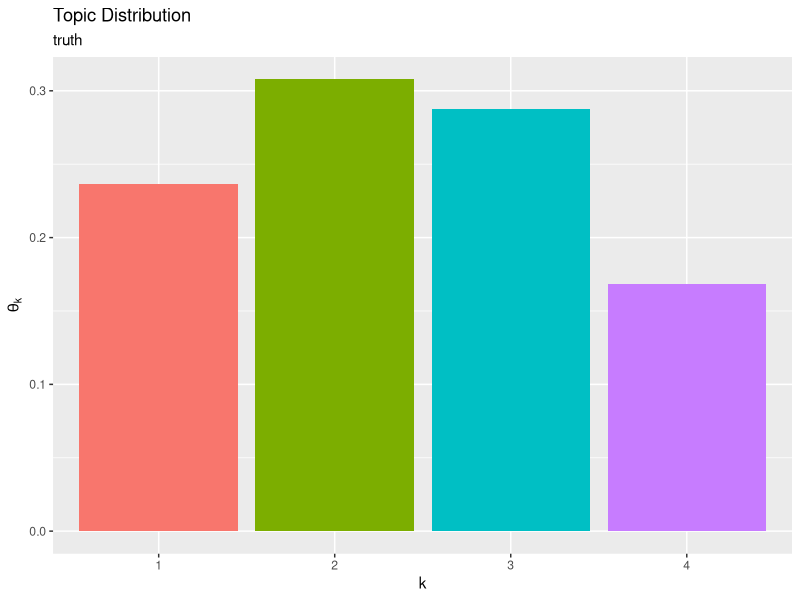
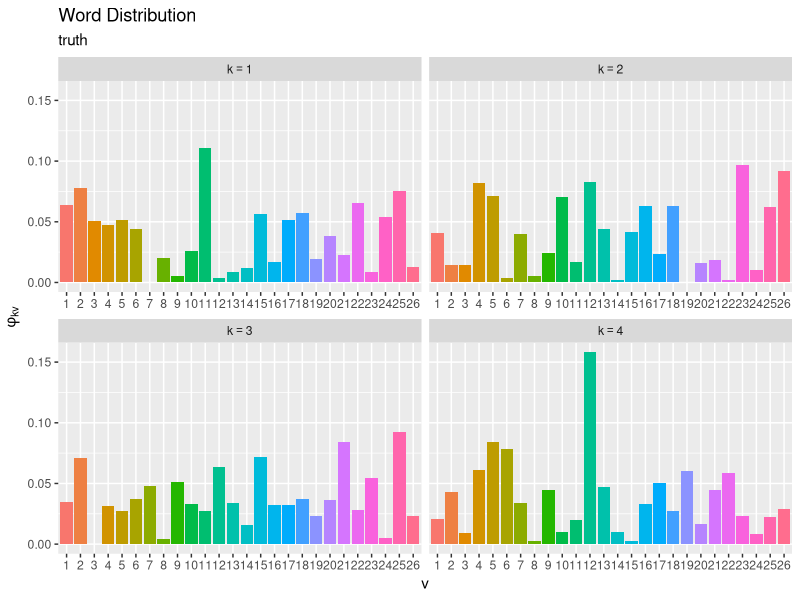

Recreate these plots in R, in order. (Note: this script raises an error after producing the figures.)

# Ch3.3 混合ユニグラムモデル:EMアルゴリズム(最尤推定) --------------------------

# 利用パッケージ
library(tidyverse)
library(gganimate)
library(gtools)

# チェック用
library(ggplot2)


# 文書データの簡易生成 --------------------------------------------------------------

### ・真の分布の設定 -----

# 文書数を指定
D <- 20

# 語彙数を指定
V <- 26

# トピック数を指定
K <- 4


# 真のトピック分布を生成
theta_true_k <- MCMCpack::rdirichlet(n = 1, alpha = rep(1, times = K)) |> 
  as.vector()

# 作図用のデータフレームを作成
true_topic_df <- tibble::tibble(
  topic = factor(1:K), # トピック番号
  probability = theta_true_k # 割り当て確率
)

# 真のトピック分布を作図
ggplot() + 
  geom_bar(data = true_topic_df, mapping = aes(x = topic, y = probability, fill = topic), 
           stat = "identity", show.legend = FALSE) + # トピック分布
  labs(title = "Topic Distribution", 
       subtitle = "truth", 
       x = "k", y = expression(theta[k]))


# 真の単語分布を生成
phi_true_kv <- MCMCpack::rdirichlet(n = K, alpha = rep(1, times = V))

# 作図用のデータフレームを作成
true_word_df <- phi_true_kv |> 
  tibble::as_tibble() |> 
  tibble::add_column(
    topic = factor(1:K) # トピック番号
  ) |> 
  tidyr::pivot_longer(
    cols = !topic, 
    names_to = "vocabulary", # 列名を語彙番号に変換
    names_prefix = "V", 
    names_ptypes = list(vocabulary = factor()), 
    values_to = "probability" # 出現確率列をまとめる
  )

# 真の単語分布を作図
ggplot() + 
  geom_bar(data = true_word_df, mapping = aes(x = vocabulary, y = probability, fill = vocabulary), 
           stat = "identity", show.legend = FALSE) + # 単語分布
  facet_wrap(topic ~ ., labeller = label_bquote(k==.(topic)), scales = "free_x") + # 分割
  labs(title = "Word Distribution", 
       subtitle = "truth", 
       x = "v", y = expression(phi[kv]))


### ・文書データの生成 -----

# 文書を生成
z_d  <- rep(NA, times = D)
N_d  <- rep(NA, times = D)
N_dv <- matrix(NA, nrow = D, ncol = V)
for(d in 1:D) {
  
  # 文書dのトピックを生成
  one_hot_k <- rmultinom(n = 1, size = 1, prob = theta_true_k) |> 
    as.vector()
  k <- which(one_hot_k == 1) # トピック番号を抽出
  z_d[d] <- k
  
  # 単語数を決定
  N_d[d] <- sample(100:200, size = 1) # 範囲を指定
  
  # トピックkに従い単語を生成
  N_dv[d, ] <- rmultinom(n = 1, size = N_d[d], prob = phi_true_kv[k, ]) |> 
    as.vector()
}

# 作図用のデータフレームを作成
freq_df <- N_dv |> 
  tibble::as_tibble() |> 
  tibble::add_column(
    document = factor(1:D), # 文書番号
    word_count = N_d, # 単語数
    topic = factor(z_d) # 割り当てトピック
  ) |> 
  tidyr::pivot_longer(
    cols = !c(document, word_count, topic), 
    names_to = "vocabulary", # 列名を語彙番号に変換
    names_prefix = "V", 
    names_ptypes = list(vocabulary = factor()), 
    values_to = "frequency" # 出現度数列をまとめる
  ) |> 
  dplyr::mutate(
    relative_frequency = frequency / N_d[d] # 相対度数
  )

# 度数を作図
ggplot() + 
  geom_bar(data = freq_df, mapping = aes(x = vocabulary, y = frequency, fill = vocabulary), 
           stat = "identity", show.legend = FALSE) + # 出現度数
  facet_wrap(document ~ ., labeller = label_bquote(list(d==.(document), N[d]==.(N_d[document]))), scales = "free_x") + # 分割
  labs(title = "Word Frequency", 
       x = "v", y = expression(N[dv]))

# 真のトピック分布を複製
tmp_word_df <- tidyr::expand_grid(
  document = factor(1:D), # 文書番号
  true_word_df
) |> # 文書数分にトピック分布を複製
  dplyr::filter(topic == z_d[document]) # 割り当てられたトピックを抽出
tmp_word_df

# 度数と単語分布を比較
ggplot() + 
  geom_bar(data = freq_df, mapping = aes(x = vocabulary, y = relative_frequency, fill = vocabulary, linetype = "sample"), 
           stat = "identity", alpha = 0.5) + # 出現度数
  geom_bar(data = tmp_word_df, mapping = aes(x = vocabulary, y = probability, color = vocabulary, linetype = "truth"), 
           stat = "identity", alpha = 0) + # 単語分布
  facet_wrap(document ~ ., labeller = label_bquote(list(d==.(document), z[d]==.(z_d[document]))), scales = "free_x") + # 分割
  scale_x_discrete(breaks = 1:V, labels = LETTERS[1:V]) + # x軸目盛:(雰囲気用の演出)
  scale_linetype_manual(breaks = c("sample", "truth"), values = c("solid", "dashed"), name = "distribution") + # 線の種類:(凡例表示用)
  guides(color = "none", fill = "none", 
         linetype = guide_legend(override.aes = list(color = c("black", "black"), fill = c("white", "white")))) + # 凡例の体裁:(凡例表示用)
  labs(title = "Word Frequency", 
       x = "v", y = expression(frac(N[dv], N[d])))


# EMアルゴリズム(最尤推定) --------------------------------------------------------------------

# トピック数を指定
K <- 4

# 文書数と語彙数を取得
D <- nrow(N_dv)
V <- ncol(N_dv)


# 試行回数を指定
MaxIter <- 20

# 負担率qの初期化
q_dk <- matrix(0, nrow = D, ncol = K)

# トピック分布θの初期化
tmp_theta_k <- runif(n = K, min = 0, max = 1)
theta_k     <- tmp_theta_k / sum(tmp_theta_k) # 正規化

# 単語分布Φの初期化
tmp_phi_kv <- runif(n = K*V, min = 0, max = 1) |> 
  matrix(nrow = K, ncol = V)
phi_kv     <- tmp_phi_kv / rowSums(tmp_phi_kv) # 正規化

# 推移の確認用の受け皿を作成
trace_theta_ki <- matrix(NA, nrow = K, ncol = MaxIter+1)
trace_phi_kvi  <- array(NA, dim = c(K, V, MaxIter+1))

# 初期値を保存
trace_theta_ki[, 1]  <- theta_k
trace_phi_kvi[, , 1] <- phi_kv

# EMアルゴリズムによる最尤推定
for(i in 1:MaxIter){
  
  # 次ステップのパラメータの初期化
  new_theta_k <- rep(0, K)
  new_phi_kv <- matrix(0, nrow = K, ncol = V)
  
  for(d in 1:D){ ## (各文書)
    for(k in 1:K){ ## (各トピック)
      
      # 負担率qの計算:式(3.3)
      log_term_k <- log(theta_k + 1e-7) + colSums(N_dv[d, ] * log(t(phi_kv + 1e-7))) # 分子
      log_term_k <- log_term_k - min(log_term_k) # アンダーフロー対策
      log_term_k <- log_term_k - max(log_term_k) # オーバーフロー対策
      q_dk[d, k] <- exp(log_term_k[k]) / sum(exp(log_term_k)) # 正規化
      
      # トピック分布θの計算:式(3.7)の分子
      new_theta_k[k] <- new_theta_k[k] + q_dk[d, k]
      
      for(v in 1:V){ ## (各語彙)
        
        # 単語分布Φの計算:式(3.8)の分子
        new_phi_kv[k, v] <- new_phi_kv[k, v] + q_dk[d, k] * N_dv[d, v]
        
      } ## (各語彙)
    } ## (各トピック)
  } ## (各文書)
  
  # パラメータの正規化と更新
  theta_k <- new_theta_k / sum(new_theta_k)
  phi_kv  <- new_phi_kv / rowSums(new_phi_kv)
  
  # i回目の更新値を保存
  trace_theta_ki[, i+1]  <- theta_k
  trace_phi_kvi[, , i+1] <- phi_kv
  
  # 動作確認
  message("\r", i, "/", MaxIter, appendLF = FALSE)
}


# 推定結果の可視化 ---------------------------------------------------------------

### ・分布の確認 -----

# 作図用のデータフレームを作成
topic_df <- tibble::tibble(
  topic = factor(1:K), # トピック番号
  probability = theta_k # 割り当て確率
)

# 推定トピック分布を作図
ggplot() + 
  geom_bar(data = topic_df, mapping = aes(x = topic, y = probability, fill = topic), 
           stat = "identity", show.legend = FALSE) + # トピック分布
  labs(title = "Topic Distribution", 
       subtitle = "EM Algorithm", 
       x = "k", y = expression(theta[k]))


# 作図用のデータフレームを作成
word_df <- phi_kv |> 
  tibble::as_tibble() |> 
  tibble::add_column(
    topic = factor(1:K) # トピック番号
  ) |> 
  tidyr::pivot_longer(
    cols = !topic, 
    names_to = "vocabulary", # 列名を語彙番号に変換
    names_prefix = "V", 
    names_ptypes = list(vocabulary = factor()), 
    values_to = "probability" # 出現確率列をまとめる
  )

# 推定単語分布を作図
ggplot() + 
  geom_bar(data = word_df, mapping = aes(x = vocabulary, y = probability, fill = vocabulary), 
           stat = "identity", show.legend = FALSE) + # 単語分布
  facet_wrap(topic ~ ., labeller = label_bquote(k==.(topic)), scales = "free_x") + # 分割
  labs(title = "Word Distribution", 
       subtitle = "EM Algorithm", 
       x = "v", y = expression(phi[kv]))


### ・更新推移の確認 -----

# 作図用のデータフレームを作成
trace_topic_df <- trace_theta_ki |> 
  tibble::as_tibble() |> 
  tibble::add_column(
    topic = factor(1:K) # トピック番号
  ) |> 
  tidyr::pivot_longer(
    cols = !topic, 
    names_to = "iteration", # 列名を試行番号に変換
    names_prefix = "V", 
    names_transform = list(iteration = as.numeric), 
    values_to = "probability" # 割り当て確率列をまとめる
  ) |> 
  dplyr::mutate(
    iteration = iteration - 1
  )

# トピック分布の推移を作図
ggplot() + 
  geom_line(data = trace_topic_df, mapping = aes(x = iteration, y = probability, color = topic), 
            alpha = 0.5, size = 1) + # 更新推移
  labs(title = "Topic Distribution", 
       subtitle = "EM Algorithm", 
       color = "k", 
       x = "iteration", y = expression(theta[k]))


# 作図用のデータフレームを作成
trace_word_df <- trace_phi_kvi |> 
  tibble::as_tibble() |> 
  tibble::add_column(
    topic = factor(1:K) # トピック番号
  ) |> 
  tidyr::pivot_longer(
    cols = !topic, 
    names_to = "vi", # 列名を語彙番号×試行番号に変換
    names_prefix = "V", 
    names_transform = list("vi" = as.numeric), 
    values_to = "probability" # 出現確率列をまとめる
  ) |> 
  dplyr::arrange(vi, topic) |> 
  dplyr::bind_cols(
    tidyr::expand_grid(
      iteration = 0:MaxIter, # 試行番号
      vocabulary = factor(1:V), # 語彙番号
      tmp_topic = 1:K
    ) |> # 試行ごとに語彙番号を複製
      dplyr::select(!tmp_topic)
  )

# 単語分布の推移を作図
ggplot() + 
  geom_line(data = trace_word_df, mapping = aes(x = iteration, y = probability, color = vocabulary), 
            alpha = 0.5, size = 1) + # 更新推移
  facet_wrap(topic ~ ., labeller = label_bquote(k==.(topic))) + # 分割
  labs(title = "Topic Distribution", 
       subtitle = "EM Algorithm", 
       color = "v", 
       x = "iteration", y = expression(phi[kv]))


# 推定トピック分布のアニメーションを作図
anime_topic_graph <- ggplot() + 
  geom_bar(data = trace_topic_df, mapping = aes(x = topic, y = probability, fill = topic), 
           stat = "identity", show.legend = FALSE) + # トピック分布
  gganimate::transition_manual(frames = iteration) + # フレーム
  labs(title = "Topic Distribution", 
       subtitle = "iteration = {current_frame}", 
       x = "k", y = expression(theta[k]))

# gif画像を作成
gganimate::animate(plot = anime_topic_graph, nframes = MaxIter+1, fps = 5, width = 600, height = 450)

# 推定単語分布のアニメーションを作図
anime_word_graph <- ggplot() + 
  geom_bar(data = trace_word_df, mapping = aes(x = vocabulary, y = probability, fill = vocabulary), 
           stat = "identity", show.legend = FALSE) + # 単語分布
  gganimate::transition_manual(frames = iteration) + # フレーム
  facet_wrap(topic ~ ., labeller = label_bquote(k==.(topic)), scales = "free_x") + # 分割
  labs(title = "Word Distribution", 
       subtitle = "iteration = {current_frame}", 
       x = "v", y = expression(phi[kv]))

# gif画像を作成
gganimate::animate(plot = anime_word_graph, nframes = MaxIter+1, fps = 5, width = 800, height = 600)


### ・真の分布との比較 -----

# KLダイバージェンスを計算
kl_df <- tidyr::expand_grid(
  group = 1:gamma(K+1), # 組み合わせ番号
  k = 1:K # 真のトピック番号
) |> # トピック番号を複製
  tibble::add_column(
    j = gtools::permutations(n = K, r = K, v = 1:K) |> 
      t() |> 
      as.vector() # トピック番号の順列組み合わせ
  ) |> 
  dplyr::group_by(group) |> # 組み合わせごとの計算用
  dplyr::mutate(
    # KL情報量を計算
    kl_topic = sum(theta_true_k * (log(theta_true_k) - log(theta_k[j]))), 
    kl_word = sum(phi_true_kv * (log(phi_true_kv) - log(phi_kv[j, ]))), 
    kl = kl_topic + kl_word/V
  ) |> 
  dplyr::ungroup() |> 
  dplyr::arrange(kl) # KL情報量の小さい順に並び替え

# KL情報量が最小となるトピック番号を抽出
adapt_idx <- kl_df |> 
  dplyr::slice_head(n = K) |> # 最小の組み合わせを抽出
  dplyr::pull(j) # ベクトルに変換


# 作図用のデータフレームを作成
topic_df <- tibble::tibble(
  k = factor(adapt_idx), # 推定時のトピック番号
  topic = factor(1:K), # 真の分布に対応したトピック番号
  probability = theta_k[adapt_idx] # 割り当て確率
)

# トピック分布を作図
ggplot() + 
  geom_bar(data = topic_df, mapping = aes(x = topic, y = probability, fill = k, linetype = "result"), 
           stat = "identity", alpha = 0.5) + # 推定トピック分布
  geom_bar(data = true_topic_df, mapping = aes(x = topic, y = probability, color = topic, linetype = "truth"), 
           stat = "identity", alpha = 0) + # 真のトピック分布
  scale_linetype_manual(breaks = c("result", "truth"), values = c("solid", "dashed"), name = "distribution") + # 線の種類:(凡例表示用)
  guides(color = "none", fill = "none", 
         linetype = guide_legend(override.aes = list(color = c("black", "black"), fill = c("white", "white")))) + # 凡例の体裁:(凡例表示用)
  labs(title = "Topic Distribution", 
       subtitle = "EM Algorithm", 
       x = "k", y = expression(theta[k]))


# 作図用のデータフレームを作成
word_df <- phi_kv[adapt_idx, ] |> 
  tibble::as_tibble() |> 
  tibble::add_column(
    k = factor(adapt_idx), # 推定時のトピック番号
    topic = factor(1:K) # 真の分布に対応したトピック番号
  ) |> 
  tidyr::pivot_longer(
    cols = !c(k, topic), 
    names_prefix = "V", 
    names_to = "vocabulary", # 列名を語彙番号に変換
    names_ptypes = list(vocabulary = factor()), 
    values_to = "probability" # 出現確率列をまとめる
  )

# 単語分布を作図
ggplot() + 
  geom_bar(data = word_df, mapping = aes(x = vocabulary, y = probability, fill = vocabulary, linetype = "result"), 
           stat = "identity", alpha = 0.5) + # 推定単語分布
  geom_bar(data = true_word_df, mapping = aes(x = vocabulary, y = probability, color = vocabulary, linetype = "truth"), 
           stat = "identity", alpha = 0) + # 真の単語分布
  facet_wrap(topic ~ ., labeller = label_bquote(k==.(topic)), scales = "free_x") + # 分割
  scale_linetype_manual(breaks = c("result", "truth"), values = c("solid", "dashed"), name = "distribution") + # 線の種類:(凡例表示用)
  guides(color = "none", fill = "none", 
         linetype = guide_legend(override.aes = list(color = c("black", "black"), fill = c("white", "white")))) + # 凡例の体裁:(凡例表示用)
  labs(title = "Word Distribution", 
       subtitle = "EM Algorithm", 
       x = "v", y = expression(phi[kv]))


# 作図用のデータフレームを作成
trace_topic_df <- trace_theta_ki[adapt_idx, ] |> 
  tibble::as_tibble() |> 
  tibble::add_column(
    k = factor(adapt_idx), # 推定時のトピック番号
    topic = factor(1:K) # 真の分布に対応付けたトピック番号
  ) |> 
  tidyr::pivot_longer(
    cols = !c(k, topic), 
    names_to = "iteration", # 列名を試行番号に変換
    names_prefix = "V", 
    names_transform = list(iteration = as.numeric), 
    values_to = "probability" # 割り当て確率列をまとめる
  ) |> 
  dplyr::mutate(
    iteration = iteration - 1
  )

# 真のトピック分布を複製
anime_true_topic_df <- tidyr::expand_grid(
  iteration = 0:MaxIter, # 試行番号
  true_topic_df
)

# トピック分布のアニメーションを作図
anime_topic_graph <- ggplot() + 
  geom_bar(data = trace_topic_df, mapping = aes(x = topic, y = probability, fill = k, linetype = "result"), 
           stat = "identity", alpha = 0.5) + # 推定トピック分布
  geom_bar(data = anime_true_topic_df, mapping = aes(x = topic, y = probability, color = topic, linetype = "truth"), 
           stat = "identity", alpha = 0) + # 真のトピック分布
  gganimate::transition_manual(frames = iteration) + # フレーム
  scale_linetype_manual(breaks = c("result", "truth"), values = c("solid", "dashed"), name = "distribution") + # 線の種類:(凡例表示用)
  guides(color = "none", fill = "none", 
         linetype = guide_legend(override.aes = list(color = c("black", "black"), fill = c("white", "white")))) + # 凡例の体裁:(凡例表示用)
  labs(title = "Topic Distribution", 
       subtitle = "iteration = {current_frame}", 
       x = "k", y = expression(theta[k]))

# gif画像を作成
gganimate::animate(plot = anime_topic_graph, nframes = MaxIter+1, fps = 5, width = 700, height = 450)


# 作図用のデータフレームを作成
trace_word_df <- trace_phi_kvi[adapt_idx, , ] |> 
  tibble::as_tibble() |> 
  tibble::add_column(
    k = factor(adapt_idx), # 推定時のトピック番号
    topic = factor(1:K) # 真の分布に対応付けたトピック番号
  ) |> 
  tidyr::pivot_longer(
    cols = !c(k, topic), 
    names_to = "vi", # 列名を語彙番号×試行番号に変換
    names_prefix = "V", 
    names_transform = list("vi" = as.numeric), 
    values_to = "probability" # 出現確率列をまとめる
  ) |> 
  dplyr::arrange(vi, topic) |> 
  dplyr::bind_cols(
    tidyr::expand_grid(
      iteration = 0:MaxIter, # 試行番号
      vocabulary = factor(1:V), # 語彙番号
      tmp_topic = 1:K
    ) |> # 試行ごとに語彙番号を複製
      dplyr::select(!tmp_topic)
  )

# 真の単語分布を複製
anime_true_word_df <- tidyr::expand_grid(
  iteration = 0:MaxIter, # 試行番号
  true_word_df
)

# 単語分布のアニメーションを作図
anime_word_graph <- ggplot() + 
  geom_bar(data = trace_word_df, mapping = aes(x = vocabulary, y = probability, fill = vocabulary, linetype = "result"), 
           stat = "identity", alpha = 0.5) + # 推定単語分布
  geom_bar(data = anime_true_word_df, mapping = aes(x = vocabulary, y = probability, color = vocabulary, linetype = "truth"), 
           stat = "identity", alpha = 0) + # 真の単語分布
  gganimate::transition_manual(frames = iteration) + # フレーム
  facet_wrap(topic ~ ., labeller = label_bquote(k==.(topic)), scales = "free_x") + # 分割
  scale_linetype_manual(breaks = c("result", "truth"), values = c("solid", "dashed"), name = "distribution") + # 線の種類:(凡例表示用)
  guides(color = "none", fill = "none", 
         linetype = guide_legend(override.aes = list(color = c("black", "black"), fill = c("white", "white")))) + # 凡例の体裁:(凡例表示用)
  labs(title = "Word Distribution", 
       subtitle = "iteration = {current_frame}", 
       x = "v", y = expression(phi[kv]))

# gif画像を作成
gganimate::animate(plot = anime_word_graph, nframes = MaxIter+1, fps = 5, width = 900, height = 600)
